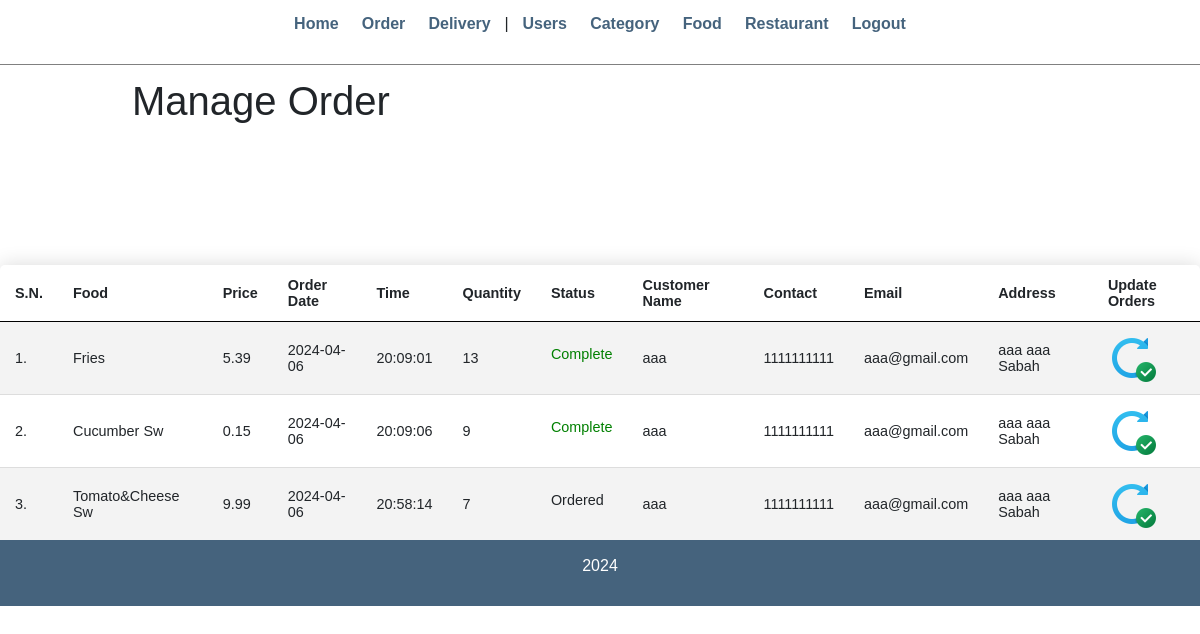
/admin/manage-order.php (signed in), run on the app's committed database.
### tables this page shows
CREATE TABLE `order` (
  `order_id` int(11) NOT NULL,
  `user_id` int(11) NOT NULL,
  `order_status` varchar(20) NOT NULL,
  `order_quantity` int(11) NOT NULL,
  `date` date NOT NULL,
  `time` time NOT NULL,
  `item_id` int(11) NOT NULL,
  `delivery_id` int(11) DEFAULT NULL
);

CREATE TABLE `item` (
  `item_id` int(11) NOT NULL,
  `item_name` varchar(255) NOT NULL,
  `item_price` decimal(10,2) NOT NULL,
  `item_image` varchar(255) NOT NULL,
  `item_desc` text DEFAULT NULL,
  `category_id` int(11) NOT NULL,
  `item_featured` varchar(10) NOT NULL,
  `item_active` varchar(10) NOT NULL
);

CREATE TABLE `user` (
  `user_id` int(11) NOT NULL,
  `user_role` tinyint(1) NOT NULL DEFAULT 0,
  `user_name` varchar(50) NOT NULL,
  `user_pass` varchar(255) NOT NULL,
  `user_fullname` varchar(255) NOT NULL,
  `user_email` varchar(255) NOT NULL,
  `user_phone` bigint(15) NOT NULL,
  `house` varchar(255) DEFAULT NULL,
  `street` varchar(255) NOT NULL,
  `city` varchar(255) NOT NULL,
  `state` varchar(255) NOT NULL
);

### admin/manage-order.php (the view, shortened to what this page needs)
<?php require('partials/menu.php'); ?>
<div class="wrapper">
    <h1>Manage Order</h1>
</div>
<br /><br /><br />
<br><br>
<table class="content-table">
    <tr>
        <th>S.N.</th>
        <th>Food</th>
        <th>Price</th>
        <th>Order Date</th>
        <th>Time</th>
        <th>Quantity</th>
        <th>Status</th>
        <th>Customer Name</th>
        <th>Contact</th>
        <th>Email</th>
        <th>Address</th>
        <th>Update Orders</th>
    </tr>
    <?php
        $sql = "SELECT `order`.*, user.*, item.*
                FROM `order`
                INNER JOIN user ON `order`.user_id = user.user_id
                INNER JOIN item on `order`.item_id = item.item_id";
        $res = mysqli_query($conn, $sql);
        $count = mysqli_num_rows($res);
        $sn = 1;
        if($count > 0)
        {
            while($row = mysqli_fetch_assoc($res))
            {
                $id = $row['order_id'];
                $food = $row['item_name'];
                $price = $row['item_price'];
                $date = $row['date'];
                $time = $row['time'];
                $qty = $row['order_quantity'];
                $status = $row['order_status'];
                $customer_name = $row['user_fullname'];
                $customer_contact = $row['user_phone'];
                $customer_email = $row['user_email'];
                $customer_address = $row['house'] . " " . $row['street'] . " " . $row['city'] . " " . $row['state'];
                ?>
                <tr>
                    <td><?php echo $sn++; ?>. </td>
                    <td><?php echo $food; ?></td>
                    <td><?php echo $price; ?></td>
                    <td><?php echo $date; ?></td>
                    <td><?php echo $time; ?></td>
                    <td><?php echo $qty; ?></td>
                    <td>
                        <?php
                            if($status=="Ordered")
                            {
                                echo "<label>$status</label>";
                            }
                            elseif($status=="Complete")
                            {
                                echo "<label style='color: green;'>$status</label>";
                            }
                            elseif($status=="Cancelled")
                            {
                                echo "<label style='color: red;'>$status</label>";
                            }
                        ?>
                    </td>
                    <td><?php echo $customer_name; ?></td>
                    <td><?php echo $customer_contact; ?></td>
                    <td><?php echo $customer_email; ?></td>
                    <td><?php echo $customer_address; ?></td>
                    <td>
                        <a href="<?php echo SITEURL; ?>admin/update-order.php?id=<?php echo $id; ?>"><img src="../images/icons/update.png"/></a>
                    </td>
                </tr>
                <?php
            }
        }
        else
        {
            echo "<tr><td colspan='14' class='error'>Orders not Available</td></tr>";
        }
    ?>
</table>
<?php include('partials/footer.php'); ?>

### css/admin.css (style rules this page uses)
* { margin: 0; padding: 0; font-family: Arial, Helvetica, sans-serif; }
.wrapper { padding: 1%; width: 80%; margin: 0 auto; }
table tr th { border-bottom: 1px solid black; padding: 1%; text-align: left; }
table tr td { padding: 1%; }
.content-table { border-collapse: collapse; font-size: 0.9em; min-width: 800px; border-radius: 5px 5px 0 0; overflow: hidden; box-shadow: 0 0 20px rgba(0, 0, 0, 0.15); }
.content-table th, .content-table td { padding: 12px 15px; }
.content-table tbody tr { border-bottom: 1px solid #dddddd; }
.content-table tbody tr:nth-of-type(even) { background-color: #f3f3f3; }
.content-table tbody tr:last-of-type { border-bottom: 2px solid #45637d; }

### data on the page
order: item.item_name "Fries", item.item_price "5.39", date "2024-04-06", time "20:09:01", order_quantity "13", order_status "Complete", user.user_fullname "aaa", user.user_phone "1111111111", user.user_email "aaa@gmail.com", user.state "aaa aaa Sabah"
order: item.item_name "Cucumber Sw", item.item_price "0.15", date "2024-04-06", time "20:09:06", order_quantity "9", order_status "Complete", user.user_fullname "aaa", user.user_phone "1111111111", user.user_email "aaa@gmail.com", user.state "aaa aaa Sabah"
order: item.item_name "Tomato&Cheese Sw", item.item_price "9.99", date "2024-04-06", time "20:58:14", order_quantity "7", order_status "Ordered", user.user_fullname "aaa", user.user_phone "1111111111", user.user_email "aaa@gmail.com", user.state "aaa aaa Sabah"
